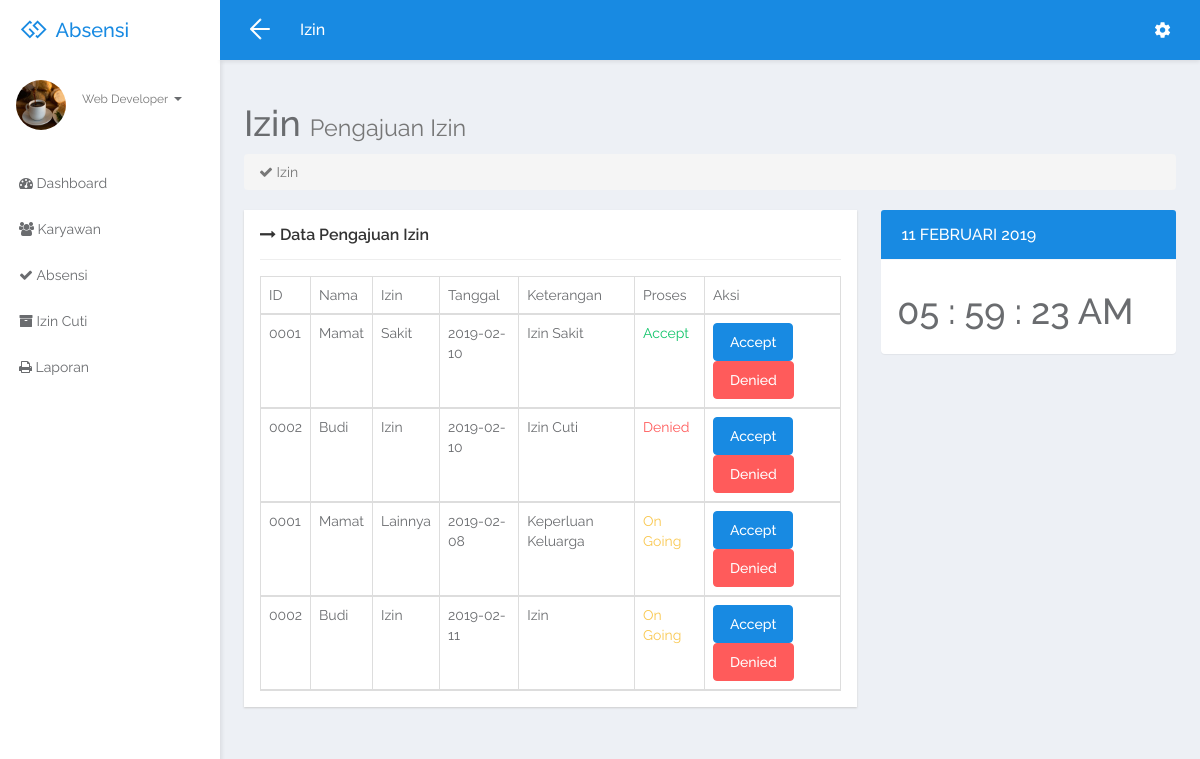
The app's page /index.php/manajizin with its own data.
### tables this page shows
CREATE TABLE `karyawan` (
  `id_tbl` int(11) NOT NULL,
  `id_kary` varchar(20) NOT NULL,
  `nama` varchar(50) NOT NULL,
  `tgl_join` date NOT NULL,
  `status` varchar(20) NOT NULL,
  `username` varchar(100) NOT NULL,
  `password` varchar(100) NOT NULL
);

CREATE TABLE `izin` (
  `id_tbl` int(11) NOT NULL,
  `id_kary` varchar(20) NOT NULL,
  `izin` varchar(50) NOT NULL,
  `tgl` date NOT NULL,
  `keterangan` text NOT NULL,
  `proses` varchar(100) NOT NULL
);

### application/controllers/ManajIzin.php (called while the page is built, shortened)
<?php
    class ManajIzin extends CI_Controller {
        public function index()
        {
            $this->load->model('model_izin');
            $data['izin'] = $this->model_izin->izin()->result();
            $data['judul'] = "Izin";
            $this->load->view('header', $data);
            $this->load->view('izin', $data);
            $this->load->view('footer');
        }
    }
?>

### index.php (called while the page is built, shortened)
<?php
require_once BASEPATH.'core/CodeIgniter.php';

### application/models/model_izin.php (called while the page is built)
<?php
    class Model_izin extends CI_Model
    {
        function izin(){
            $this->db->select('*');
            $this->db->from('karyawan');
            $this->db->join('izin', 'karyawan.id_kary = izin.id_kary');
            $izin = $this->db->get();
            return $izin;
        }
    }
?>

### application/views/izin.php (the view, shortened to what this page needs)
<?php
  $tgl = tanggal_indo(date('Y-m-d'));
?>
<div id="page-wrapper">
<div class="row">
  <div class="col-lg-12">
    <h1><?php echo $judul ?> <small>Pengajuan <?php echo $judul ?></small></h1>
    <ol class="breadcrumb">
      <li class="active"><i class="fa fa-check"></i> <?php echo $judul ?></li>
    </ol>
  </div>
</div>
<div class="row">
  <div class="col-lg-8">
      <div class="widget google-chart">
        <header class="widget-header">
          <h4 class="widget-title"><i class="fa fa-long-arrow-right"></i> Data Pengajuan Izin</h4>
        </header>
        <hr class="widget-separator"/>
        <div class="widget-body">
        <table class="table table-striped dataTable table-bordered">
          <thead>
            <td>ID</td>
            <td>Nama</td>
            <td>Izin</td>
            <td>Tanggal</td>
            <td>Keterangan</td>
            <td>Proses</td>
            <td>Aksi</td>
          </thead>
            <?php
              foreach ($izin as $k) {
                echo "<thead>";
                echo '<td>'.$k->id_kary.'</td>';
                echo '<td>'.$k->nama.'</td>';
                echo '<td>'.$k->izin.'</td>';
                echo '<td>'.$k->tgl.'</td>';
                echo '<td>'.$k->keterangan.'</td>';
                if ($k->proses == 'Accept') {
                  echo '<td class="text-success">'.$k->proses.'</td>';
                } elseif ($k->proses == 'Denied') {
                  echo '<td class="text-danger">'.$k->proses.'</td>';
                } else {
                  echo '<td class="text-warning">'.$k->proses.'</td>';
                }
                echo "<td>".anchor("manajizin/accept/".$k->id_tbl, "Accept", array('class'=>'btn btn-primary'))." ".anchor("manajizin/denied/".$k->id_tbl, "Denied", array('class'=>'btn btn-danger'))."";
                echo "</thead>";
              }
            ?>
        </table>
      </div>
    </div>
  </div>
  <div class="col-lg-4">
    <div class="panel panel-primary">
      <div class="panel-heading">
        <h3 class="panel-title"><i class="fa fa-watch"></i> <?php echo $tgl ?></h3>
      </div>
      <div class="panel-body">
          <h1 id="time"></h1>
      </div>
    </div>
  </div>
</div>
</div>
</div>

### records on screen
karyawan: izin.id_kary "0001", nama "Mamat", izin.izin "Sakit", izin.tgl "2019-02-10", izin.keterangan "Izin Sakit", izin.proses "Accept", izin.id_tbl "Accept", izin.id_tbl "Denied", izin.izin "Lainnya", izin.tgl "2019-02-08", izin.keterangan "Keperluan Keluarga", izin.proses "On Going"
karyawan: izin.id_kary "0002", nama "Budi", izin.izin "Izin", izin.tgl "2019-02-10", izin.keterangan "Izin Cuti", izin.proses "Denied", izin.id_tbl "Accept", izin.id_tbl "Denied", izin.tgl "2019-02-11", izin.keterangan "Izin", izin.proses "On Going"

### other values on screen
$judul "Izin"
$tgl "11 FEBRUARI 2019"
